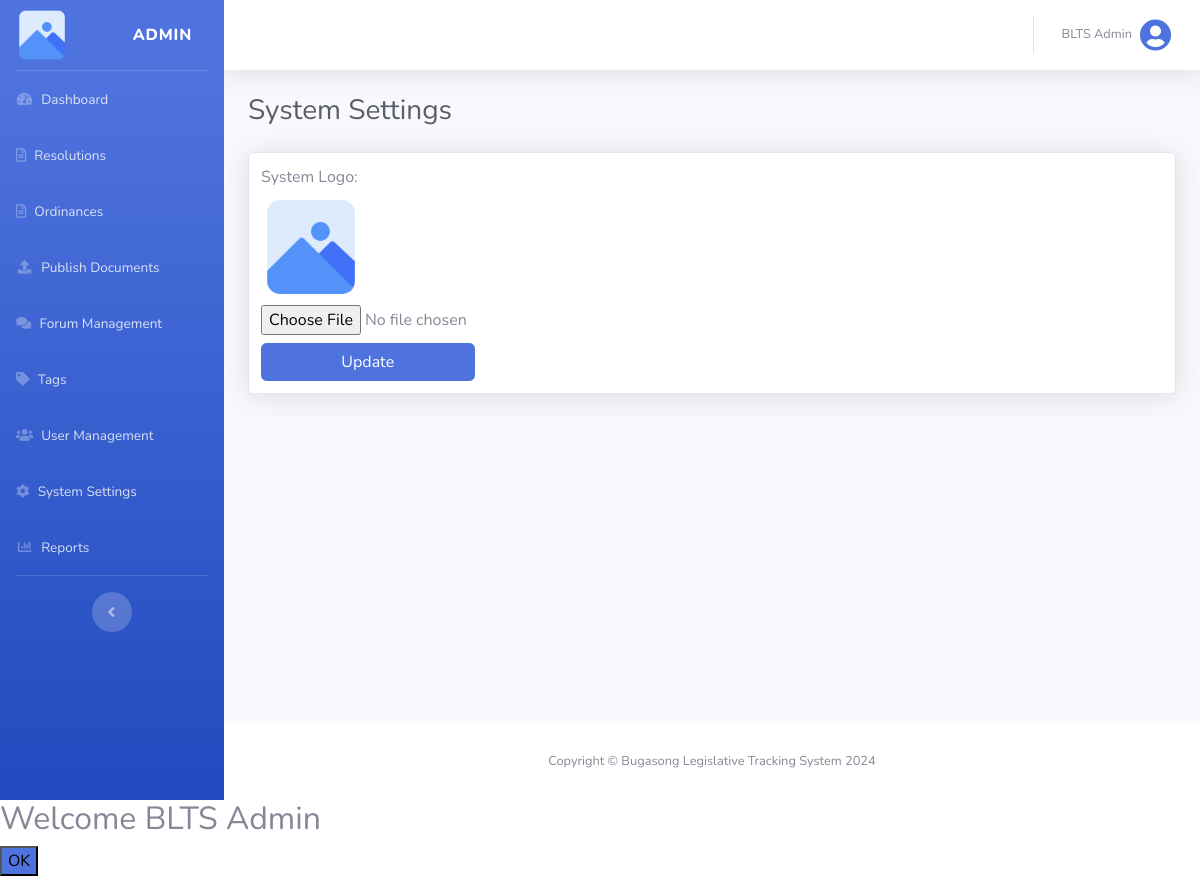
Before: /views/admin_system_setting.php (signed in) with the older database file.
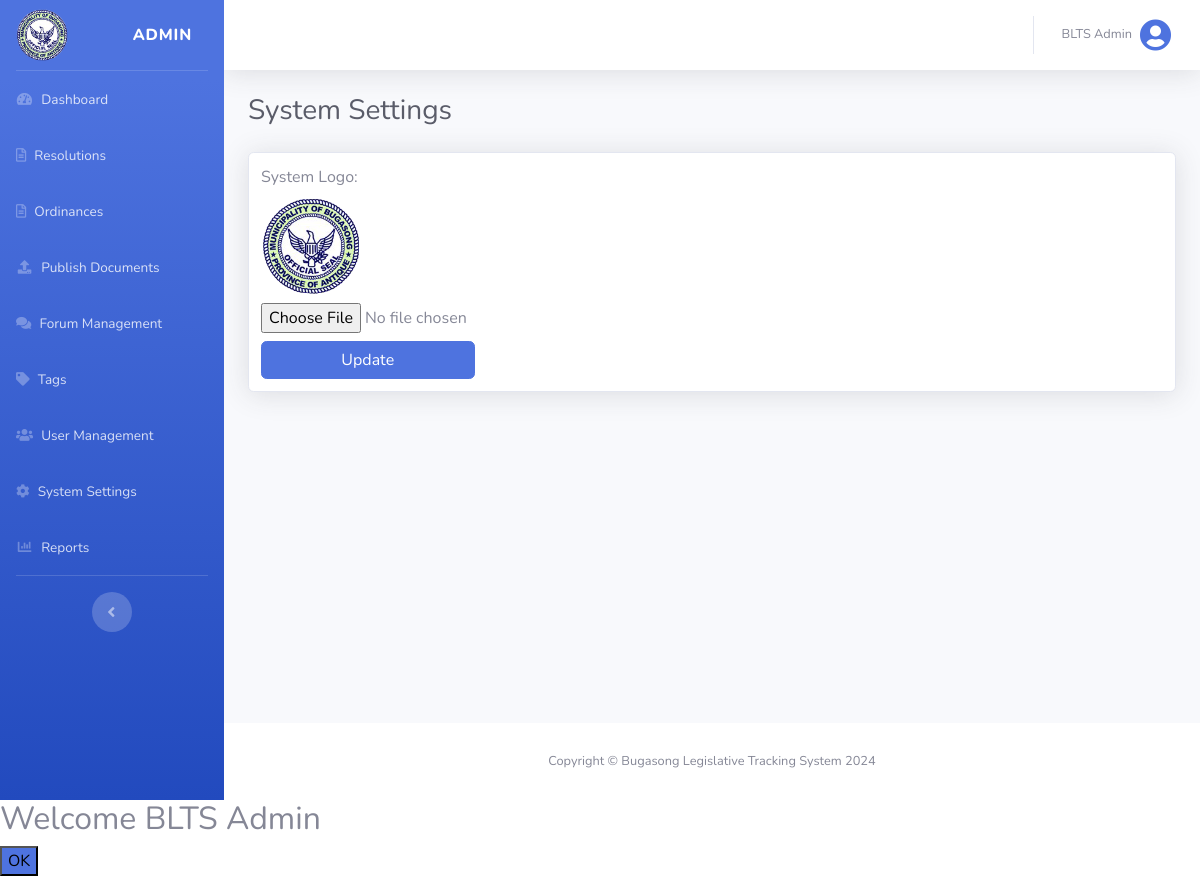
After: the same page with the newer database file.
### tables this page shows
CREATE TABLE `system_settings` (
  `system_setting_id` int(255) NOT NULL,
  `system_logo` varchar(255) NOT NULL
);

### config/functions.php (called while the page is built, shortened)
<?php
function isLogin()
{
    return isset($_SESSION['isLogin']);
}
function isAdmin()
{
    return isset($_SESSION['user_type']) && $_SESSION['user_type'] === 'admin';
}
function getSystemSettings()
{
    global $conn;
    $query = "SELECT * FROM system_settings";
    $settings = array();
    if ($result = $conn->query($query)) {
        while ($row = $result->fetch_assoc()) {
            $settings = $row;
        }
    } else {
        return false;
    }
    return $settings;
}

### views/admin_system_setting.php (the view, shortened to what the changed rows need)
<?php
@include('header.php');
?>
<div id="content-wrapper" class="d-flex flex-column">
    <div id="content">
        <?php if (isAdmin()) : ?>
            <div class="container-fluid">
                <div class="d-sm-flex align-items-center justify-content-between mb-4">
                    <h1 class="h3 mb-0 text-gray-800">System Settings</h1>
                </div>
                <div class="card shadow mb-4">
                    <div class="card-body system-logo d-flex p-1 flex-wrap">
                        <div class="col-3 p-2">
                            <div class="setting mb-2">
                                <?php echo (!empty(getSystemSettings()['system_logo'])) ? '<img width="100px" class="img-fluid" src="' . getSystemSettings()['system_logo'] . '">' : '<img width="100px" class="img-fluid" src="../uploads/placeholder.png" alt="placeholder">'; ?>
                            </div>
                        </div>
                    </div>
                </div>
            </div>
        <?php else : redirect('dashboard', ''); ?>
        <?php endif; ?>
    </div>
</div>
<?php
@include('footer.php');
?>

### views/header.php (shortened to what the changed rows need)
<!DOCTYPE html>
<html lang="en">
<head>
    <link href="../vendor/fontawesome-free/css/all.min.css" rel="stylesheet" type="text/css">
    <link href="../css/sb-admin-2.min.css" rel="stylesheet">
    <link href="../css/datatable.css" rel="stylesheet">
    <link href="../css/styles.css" rel="stylesheet">
</head>
<body id="page-top">
    <div id="wrapper">
        <?php if (isLogin()) : ?>
            <ul class="navbar-nav bg-gradient-primary sidebar sidebar-dark accordion" id="accordionSidebar">
                <a class="sidebar-brand d-flex align-items-center justify-content-between" id="brandLink" data-title="BLTS - Dashboard" href="admin_home.php">
                    <div class="sidebar-brand-icon">
                        <?php echo (!empty(getSystemSettings()['system_logo'])) ? '<img width="52px" class="img-fluid" src="' . getSystemSettings()['system_logo'] . '">' : '<img width="52px" class="img-fluid" src="../uploads/placeholder.png" alt="placeholder">'; ?>
                    </div>
                </a>
            </ul>
        <?php endif;

Changed rows visible on the page:
added system_settings: system_logo (picture)
